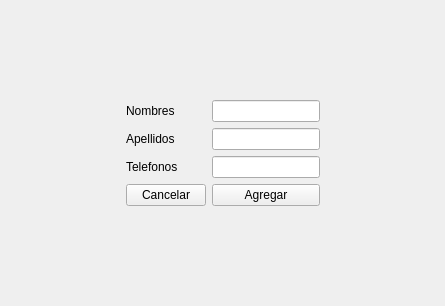
<?xml version="1.0" encoding="UTF-8"?>
<ui version="4.0">
 <class>Form</class>
 <widget class="QWidget" name="Form">
  <property name="geometry">
   <rect>
    <x>0</x>
    <y>0</y>
    <width>445</width>
    <height>306</height>
   </rect>
  </property>
  <property name="windowTitle">
   <string>Form</string>
  </property>
  <layout class="QGridLayout" name="gridLayout_2">
   <item row="0" column="0">
    <spacer name="horizontalSpacer">
     <property name="orientation">
      <enum>Qt::Horizontal</enum>
     </property>
     <property name="sizeHint" stdset="0">
      <size>
       <width>40</width>
       <height>20</height>
      </size>
     </property>
    </spacer>
   </item>
   <item row="0" column="1">
    <layout class="QGridLayout" name="gridLayout">
     <item row="6" column="3">
      <widget class="QLabel" name="Telefono_label">
       <property name="text">
        <string>Telefonos   </string>
       </property>
      </widget>
     </item>
     <item row="2" column="4">
      <widget class="QLineEdit" name="Nombre_line_edit"/>
     </item>
     <item row="4" column="4">
      <widget class="QLineEdit" name="Apellido_line_edit"/>
     </item>
     <item row="2" column="3">
      <widget class="QLabel" name="Nombre_label">
       <property name="text">
        <string>Nombres</string>
       </property>
      </widget>
     </item>
     <item row="4" column="3">
      <widget class="QLabel" name="Apellido_label">
       <property name="text">
        <string>Apellidos</string>
       </property>
      </widget>
     </item>
     <item row="6" column="4">
      <widget class="QLineEdit" name="Telefonos_line_edit"/>
     </item>
     <item row="7" column="4">
      <layout class="QGridLayout" name="gridLayout_3">
       <item row="0" column="0">
        <widget class="QPushButton" name="Aceptar_button">
         <property name="text">
          <string>Agregar</string>
         </property>
        </widget>
       </item>
      </layout>
     </item>
     <item row="7" column="3">
      <widget class="QPushButton" name="Cancelar_button">
       <property name="text">
        <string>Cancelar</string>
       </property>
      </widget>
     </item>
    </layout>
   </item>
   <item row="0" column="2">
    <spacer name="horizontalSpacer_2">
     <property name="orientation">
      <enum>Qt::Horizontal</enum>
     </property>
     <property name="sizeHint" stdset="0">
      <size>
       <width>40</width>
       <height>20</height>
      </size>
     </property>
    </spacer>
   </item>
  </layout>
 </widget>
 <resources/>
 <connections/>
</ui>
